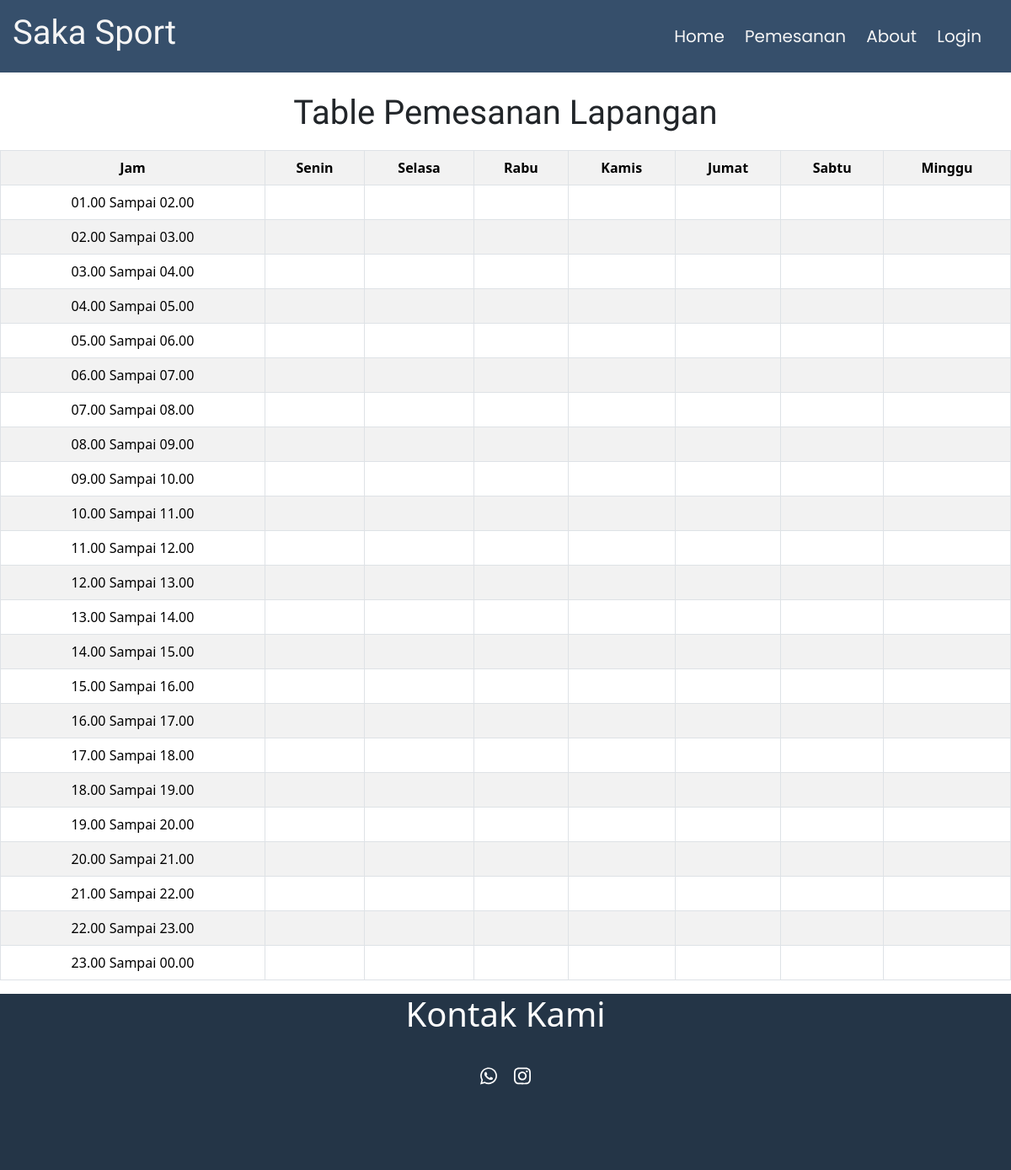
The app's page /pemesanan.php with its own data.
### tables this page shows
CREATE TABLE `pemesanan_lapangan` (
  `Jam` varchar(20) NOT NULL,
  `Senin` varchar(50) NOT NULL,
  `Selasa` varchar(50) NOT NULL,
  `Rabu` varchar(50) NOT NULL,
  `Kamis` varchar(50) NOT NULL,
  `Jumat` varchar(50) NOT NULL,
  `Sabtu` varchar(50) NOT NULL,
  `Minggu` varchar(50) NOT NULL
);

### select.php (called while the page is built)
<?php
$database = mysqli_connect("localhost", "root", "", "db_pemesanan_lapangan");
function query($query) {
    global $database;
    $result = mysqli_query($database, $query);
    $rows = [];
    while( $row = mysqli_fetch_assoc($result) ) {
        $rows[] = $row;
    }
    return $rows;
}

### pemesanan.php (the view, shortened to what this page needs)
<?php
     require 'select.php';
    $pemesanan = query("SELECT * FROM pemesanan_lapangan");
?>
<!DOCTYPE html>
<html lang="en">
<head>
    <link href="https://cdn.jsdelivr.net/npm/bootstrap@5.3.2/dist/css/bootstrap.min.css" rel="stylesheet">
</head>
<body>
<nav>
    <h1>Saka Sport</h1>
    <div class="link">
    <a href="index.php">Home</a>
    <a href="pemesanan.php">Pemesanan</a>
    <a href="about.php">About</a>
    <a href="login.php">Login</a>
    </div>
</nav>
<section>
<h1>Table Pemesanan Lapangan</h1>
    <table class="table table-bordered table-striped table-hover" border="1" cellpadding="10" cellspacing="0">
    <tr>
        <th scope="col">Jam</th>
        <th scope="col">Senin</th>
        <th scope="col">Selasa</th>
        <th scope="col">Rabu</th>
        <th scope="col">Kamis</th>
        <th scope="col">Jumat</th>
        <th scope="col">Sabtu</th>
        <th scope="col">Minggu</th>
    </tr>
        <?php foreach( $pemesanan as $row ) : ?>
    <tr>
        <td scope="row"><?= $row["Jam"]; ?></td>
        <td><?= $row["Senin"]; ?></td>
        <td><?= $row["Selasa"]; ?></td>
        <td><?= $row["Rabu"]; ?></td>
        <td><?= $row["Kamis"]; ?></td>
        <td><?= $row["Jumat"]; ?></td>
        <td><?= $row["Sabtu"]; ?></td>
        <td><?= $row["Minggu"]; ?></td>
    </tr>
            <?php endforeach; ?>
        </table>
        </section>
<footer>
    <h1>Kontak Kami</h1>
    <div class="sosmed">
    </div>
</footer>
</body>
</html>

### pemesanan.php (style rules this page uses)
body { margin: 0; padding: 0; }
table { width: auto; text-align: center; }
nav { top:0; display: flex; width: 100%; align-items: center; justify-content: space-between; padding: 15px; background-color: #364F6B; color: #F5F5F5; position: fixed; }
nav h1 { font-family: 'Asul', serif; }
nav .link a { text-decoration: none; color: #F5F5F5; padding-right: 20px; font-size: 20px; font-family: 'Poppins', sans-serif; }
section h1 { margin-top: 110px; margin-bottom:20px; font-family: 'Asul', serif; }
h1 { text-align:center; }
footer { background-color:#243547; color:white; }
.sosmed { display: flex; justify-content: center; gap:20px; align-items: center; }
svg { width:20px; margin-bottom:100px; margin-top:30px; }

### records on screen
pemesanan_lapangan: Jam "01.00 Sampai 02.00"
pemesanan_lapangan: Jam "02.00 Sampai 03.00"
pemesanan_lapangan: Jam "03.00 Sampai 04.00"
pemesanan_lapangan: Jam "04.00 Sampai 05.00"
pemesanan_lapangan: Jam "05.00 Sampai 06.00"
pemesanan_lapangan: Jam "06.00 Sampai 07.00"
pemesanan_lapangan: Jam "07.00 Sampai 08.00"
pemesanan_lapangan: Jam "08.00 Sampai 09.00"
pemesanan_lapangan: Jam "09.00 Sampai 10.00"
pemesanan_lapangan: Jam "10.00 Sampai 11.00"
pemesanan_lapangan: Jam "11.00 Sampai 12.00"
pemesanan_lapangan: Jam "12.00 Sampai 13.00"
pemesanan_lapangan: Jam "13.00 Sampai 14.00"
pemesanan_lapangan: Jam "14.00 Sampai 15.00"
pemesanan_lapangan: Jam "15.00 Sampai 16.00"
pemesanan_lapangan: Jam "16.00 Sampai 17.00"
pemesanan_lapangan: Jam "17.00 Sampai 18.00"
pemesanan_lapangan: Jam "18.00 Sampai 19.00"
pemesanan_lapangan: Jam "19.00 Sampai 20.00"
pemesanan_lapangan: Jam "20.00 Sampai 21.00"
pemesanan_lapangan: Jam "21.00 Sampai 22.00"
pemesanan_lapangan: Jam "22.00 Sampai 23.00"
pemesanan_lapangan: Jam "23.00 Sampai 00.00"
